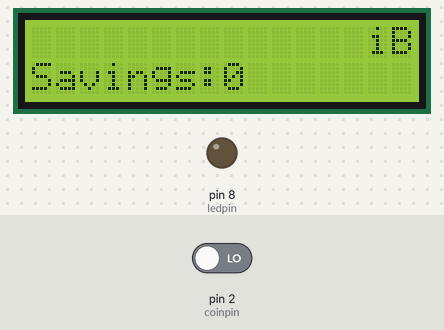
A sketch run on a simulated Arduino Uno, built with avr-gcc and run on an emulated ATmega328P. Parts: 16×2 character LCD, output pins drawn as LEDs (lit = HIGH). The inputs (shaded band) are chosen by the test bench; at power-on: pin 2 (coinpin) LOW. Storage starts empty; what the sketch prints to the serial monitor is not drawn.

Above: at 1.2 s.
1.3 s: pin 2 (coinpin) driven HIGH
At 1.51 s:
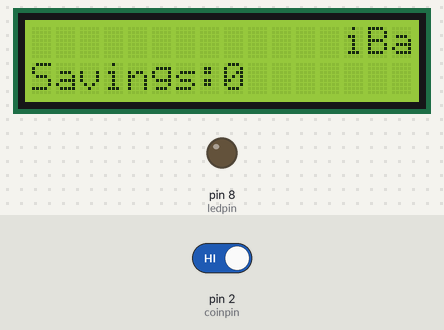
At 1.95 s:
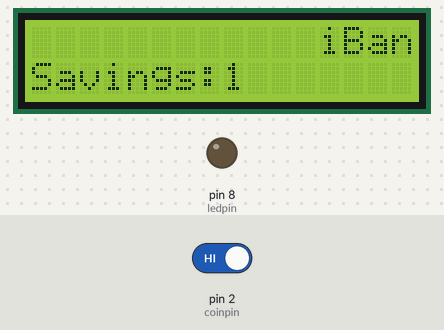
Timing chart, 0 to 4.3 s (numbered marks = the images above; inputs shaded):
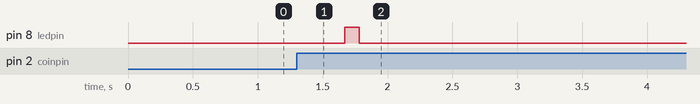

The sketch:

final.ino
```cpp
#include <Wire.h>
#include <LiquidCrystal_PCF8574.h>
#include <SPI.h>
#include <SD.h>

File myFile;

LiquidCrystal_PCF8574 lcd(0x27);  // set the LCD address to 0x27 for a 16 chars and 2 line display


int coinpin = 2;
int ledpin = 8;

 // Variables
volatile int pulse = 0;
volatile unsigned long timelastPulse = 0;

boolean bInserted = false;
int credits = 0;
int  price  = 20;
int error;

int screenWidth = 16;
int screenHeight = 2;


String line1 = " iBank "; // Scrolling
String line2 = "Savings:"; // Static


// just some reference flags
int stringStart, stringStop = 0;
int scrollCursor = screenWidth;

void setup()
{


   pinMode( ledpin , OUTPUT);
   digitalWrite( ledpin, LOW);

  // Print a message to the LCD.

  //Serial.begin(115200);
  Serial.begin(9600);
  Wire.begin();
  Wire.beginTransmission(0x27); //Your LCD Address
  error = Wire.endTransmission();
  Serial.print("Error: ");
  Serial.print(error);

 if (error == 0) {
    Serial.println(": LCD found.");

  } else {
    Serial.println(": LCD not found.");
  } // if

  Serial.begin(9600);
  while (!Serial) {
    ; // wait for serial port to connect. Needed for native USB port only
  }

  Serial.print("Initializing SD card...");

  if (!SD.begin(4)) {
    Serial.println("initialization failed!");
    while (1);
  }
  Serial.println("initialization done.");


  // if the file opened okay, write to it:


  lcd.begin(16, 2); // initialize the lcd


  attachInterrupt(digitalPinToInterrupt(coinpin), coinInterrupt, RISING);
  pinMode(ledpin, OUTPUT);


}

 void loop() {

  unsigned long  lastTime = millis() - timelastPulse;

  if( (pulse > 0 ) && ( lastTime > 200) ){ // for show LED ON when Inserted

     bInserted = false;

     credits +=  pulse;
     pulse = 0;
     lcd.setBacklight(255);
     digitalWrite(ledpin, HIGH);
     delay(100);

    SD.remove("iBank.txt");

     myFile = SD.open("iBank.txt", FILE_WRITE);

    if (myFile) {
    Serial.print("Writing to iBank.txt...");
    myFile.println(credits);
    // close the file:
    myFile.close();
    Serial.println("done.");


  } else {
    // if the file didn't open, print an error:
    Serial.println("error opening iBank.txt");

  }
     }

  digitalWrite(ledpin, LOW);

  lcd.setBacklight(255);
  lcd.setCursor(0,1);
  lcd.print( line2);

  lcd.setCursor(8,1);
  lcd.print(credits);

  lcd.setCursor(scrollCursor, 0);
  lcd.print(line1.substring(stringStart,stringStop));

  delay(300);

  lcd.clear();

  if(stringStart == 0 && scrollCursor > 0){
    scrollCursor--;
    stringStop++;
  } else if (stringStart == stringStop){
    stringStart = stringStop = 0;
    scrollCursor = screenWidth;
  } else if (stringStop == line1.length() && scrollCursor == 0) {
    stringStart++;
  } else {
    stringStart++;
  }

} // end loop

// Interrupt
void coinInterrupt(){

  // Each time a pulse is sent from the coin acceptor,
  // interrupt main loop to add 1  and flip on the LED

  pulse++ ;
  timelastPulse = millis();


 // digitalWrite(ledpin, HIGH);
 // Serial.println( pulse );

}
```

Measured:
- after the input at 1.3 s, pin 8 (ledpin): LOW → HIGH after 0.37 s, → LOW 0.11 s later
